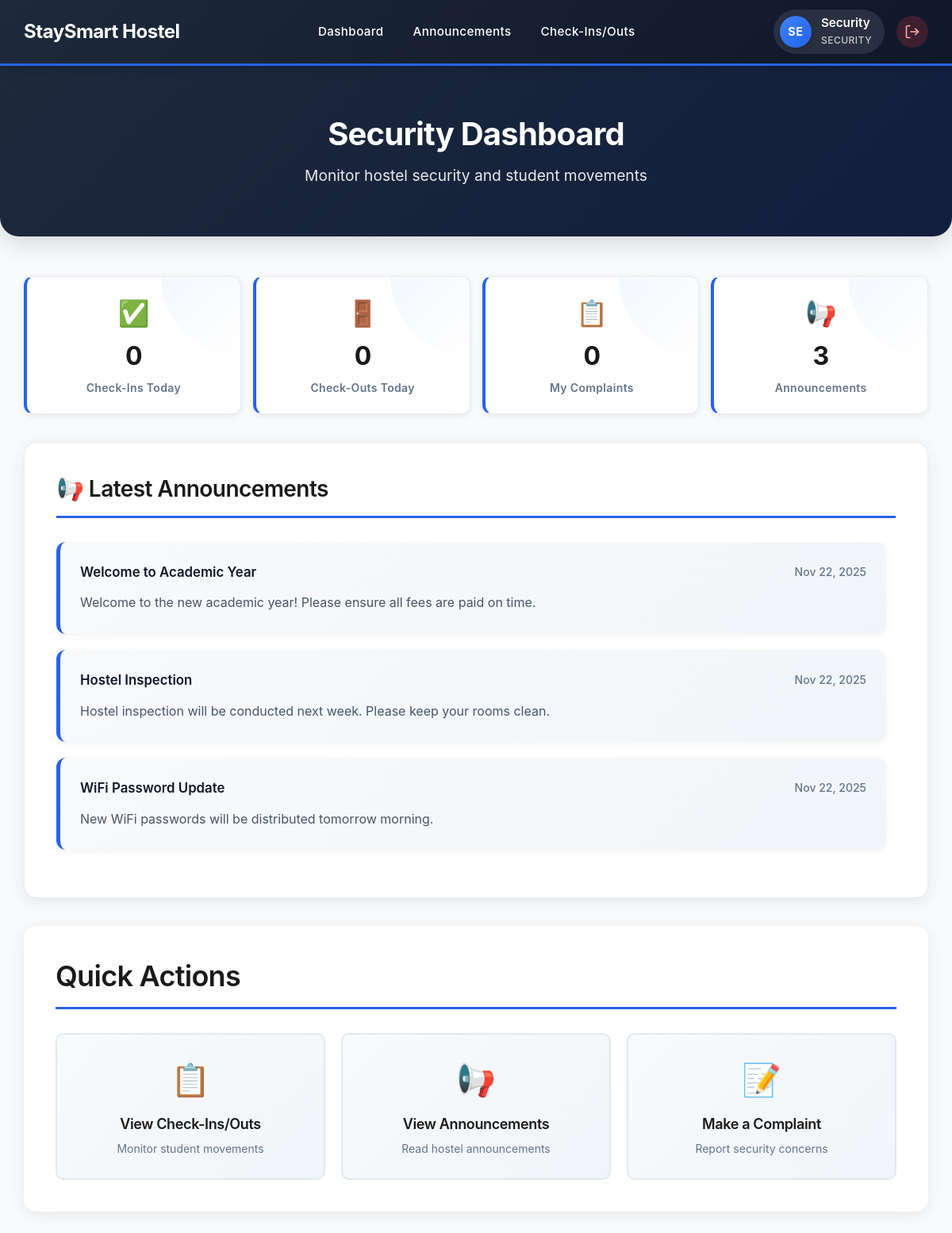
The page /security/dashboard.php (signed in) on the database its author committed.
### tables this page shows
CREATE TABLE `announcements` (
  `id` int(11) NOT NULL,
  `user_id` int(11) NOT NULL,
  `title` varchar(200) NOT NULL,
  `message` text NOT NULL,
  `created_at` timestamp NOT NULL DEFAULT current_timestamp(),
  `updated_at` timestamp NULL DEFAULT NULL ON UPDATE current_timestamp()
);

### security/dashboard.php (the view, shortened to what this page needs)
<?php
include('../includes/db.php');
include('../includes/navbar.php');
$user_id = $_SESSION['user_id'];
$stats = [];
$stats['checkins_today'] = $conn->query("SELECT COUNT(*) as count FROM checkins_checkouts WHERE DATE(created_at) = CURDATE() AND type = 'Check-In'")->fetch_assoc()['count'] ?? 0;
$stats['checkouts_today'] = $conn->query("SELECT COUNT(*) as count FROM checkins_checkouts WHERE DATE(created_at) = CURDATE() AND type = 'Check-Out'")->fetch_assoc()['count'] ?? 0;
$stats['my_complaints'] = $conn->query("SELECT COUNT(*) as count FROM complaints WHERE user_id = $user_id")->fetch_assoc()['count'] ?? 0;
$stats['total_announcements'] = $conn->query("SELECT COUNT(*) as count FROM announcements")->fetch_assoc()['count'] ?? 0;
$announcements = $conn->query("
    SELECT a.title, a.message, a.created_at, u.full_name
    FROM announcements a
    LEFT JOIN users u ON a.user_id = u.id
    ORDER BY a.created_at DESC
    LIMIT 5
");
?>
<!DOCTYPE html>
<html lang="en">
<head>
  <link rel="stylesheet" href="../assets/style.css">
</head>
<body>
<div class="container">
  <div class="dashboard-header">
    <h1>Security Dashboard</h1>
    <p>Monitor hostel security and student movements</p>
  </div>
  <div class="stats-grid">
    <div class="stat-card">
      <div class="stat-icon">✅</div>
      <h3><?php echo $stats['checkins_today']; ?></h3>
      <p>Check-Ins Today</p>
    </div>
    <div class="stat-card">
      <div class="stat-icon">🚪</div>
      <h3><?php echo $stats['checkouts_today']; ?></h3>
      <p>Check-Outs Today</p>
    </div>
    <div class="stat-card">
      <div class="stat-icon">📋</div>
      <h3><?php echo $stats['my_complaints']; ?></h3>
      <p>My Complaints</p>
    </div>
    <div class="stat-card">
      <div class="stat-icon">📢</div>
      <h3><?php echo $stats['total_announcements']; ?></h3>
      <p>Announcements</p>
    </div>
  </div>
  <div class="dashboard-section">
    <h2>📢 Latest Announcements</h2>
    <div class="announcements-container">
      <?php if($announcements && $announcements->num_rows > 0): ?>
        <?php while($row = $announcements->fetch_assoc()): ?>
          <div class="announcement-card">
            <div class="announcement-header">
              <strong><?php echo htmlspecialchars($row['title']); ?></strong>
              <span class="announcement-date">
                <?php echo date('M d, Y', strtotime($row['created_at'])); ?>
              </span>
            </div>
            <div class="announcement-content">
              <?php echo htmlspecialchars($row['message']); ?>
            </div>
          </div>
        <?php endwhile; ?>
      <?php else: ?>
        <div class="no-data">
          <p>No announcements available.</p>
        </div>
      <?php endif; ?>
    </div>
  </div>
  <div class="quick-actions">
    <h2>Quick Actions</h2>
    <div class="action-grid">
      <a href="checkins.php" class="action-card">
        <div class="action-icon">📋</div>
        <h3>View Check-Ins/Outs</h3>
        <p>Monitor student movements</p>
      </a>
      <a href="announcements.php" class="action-card">
        <div class="action-icon">📢</div>
        <h3>View Announcements</h3>
        <p>Read hostel announcements</p>
      </a>
      <a href="complaints.php" class="action-card">
        <div class="action-icon">📝</div>
        <h3>Make a Complaint</h3>
        <p>Report security concerns</p>
      </a>
    </div>
  </div>
</div>
</body>
</html>

### assets/style.css (style rules this page uses)
* { margin: 0; padding: 0; box-sizing: border-box; }
body { font-family: "Inter", "Segoe UI", -apple-system, BlinkMacSystemFont, sans-serif; line-height: 1.6; color: #1e293b; background: linear-gradient(135deg, #f8fafc 0%, #e2e8f0 100%); min-height: 100vh; }
.container { max-width: 1400px; margin: 0 auto; padding: 30px; }
h1, h2, h3, h4, h5, h6 { margin-bottom: 1rem; font-weight: 600; line-height: 1.3; color: #0f172a; letter-spacing: -0.02em; }
h1 { font-size: 2.75rem; font-weight: 700; }
h2 { font-size: 2.25rem; font-weight: 600; }
h3 { font-size: 1.875rem; }
p { margin-bottom: 1rem; line-height: 1.7; color: #475569; }
a { color: #2563eb; text-decoration: none; transition: all 0.2s ease; }
.page-header, .dashboard-header, .hero-section { text-align: center; padding: 60px 40px; background: linear-gradient(135deg, #1e293b 0%, #0f172a 100%); color: white; margin: -30px -30px 50px -30px; border-radius: 0 0 24px 24px; box-shadow: 0 8px 30px rgba(0, 0, 0, 0.15); position: relative; overflow: hidden; }
.page-header::before, .dashboard-header::before, .hero-section::before { content: ''; position: absolute; top: 0; left: 0; right: 0; bottom: 0; background: linear-gradient(135deg, transparent 0%, rgba(37, 99, 235, 0.1) 100%); pointer-events: none; }
.page-header h1, .page-header p, .dashboard-header h1, .dashboard-header p, .hero-section h1, .hero-section p { position: relative; z-index: 1; color: white; margin-bottom: 0.5rem; }
.stats-grid, .stats-container { display: grid; grid-template-columns: repeat(auto-fit, minmax(220px, 1fr)); gap: 1.5rem; margin-bottom: 3rem; }
.stat-card { background: white; padding: 2rem 1.5rem; border-radius: 16px; text-align: center; box-shadow: 0 4px 20px rgba(0, 0, 0, 0.08); border: 1px solid rgba(226, 232, 240, 0.8); border-left: 5px solid #2563eb; transition: all 0.3s ease; position: relative; overflow: hidden; }
.stat-card::before { content: ''; position: absolute; top: 0; right: 0; width: 100px; height: 100px; background: linear-gradient(135deg, rgba(37, 99, 235, 0.05) 0%, transparent 100%); border-radius: 0 0 0 100%; }
.stat-icon { font-size: 2.5rem; margin-bottom: 1rem; }
.stat-card h3 { font-size: 2.75rem; margin: 0.5rem 0; color: #0f172a; font-weight: 700; }
.stat-card p { margin: 0; color: #64748b; font-weight: 600; font-size: 1rem; letter-spacing: 0.025em; }
.dashboard-section, .form-section, .activity-section, .rooms-section, .change-request-section, .requests-section { background: white; padding: 2.5rem; margin-bottom: 2rem; border-radius: 16px; box-shadow: 0 4px 20px rgba(0, 0, 0, 0.08); border: 1px solid rgba(226, 232, 240, 0.8); }
.dashboard-section h2, .form-section h2, .activity-section h3, .rooms-section h2, .change-request-section h2, .requests-section h2 { margin-top: 0; color: #0f172a; border-bottom: 3px solid #2563eb; padding-bottom: 1rem; font-size: 1.75rem; margin-bottom: 1.75rem; }
.announcement-card, .complaint-card, .activity-card, .request-card { background: linear-gradient(135deg, #f8fafc 0%, #f1f5f9 100%); padding: 1.5rem; margin-bottom: 1.25rem; border-radius: 12px; border-left: 5px solid #2563eb; box-shadow: 0 2px 10px rgba(0, 0, 0, 0.05); transition: all 0.3s ease; }
.announcement-header, .complaint-header, .activity-header, .request-header { display: flex; justify-content: space-between; align-items: center; margin-bottom: 1rem; flex-wrap: wrap; gap: 0.75rem; }
.announcement-header strong, .activity-header strong { color: #0f172a; font-size: 1.05rem; font-weight: 600; }
.announcement-date, .complaint-date, .activity-meta small, .request-meta small { color: #64748b; font-size: 0.875rem; font-weight: 500; }
.announcement-content, .complaint-content, .activity-details, .request-content { color: #475569; line-height: 1.7; font-size: 1rem; }
.announcements-container, .activity-list { max-height: 500px; overflow-y: auto; padding-right: 0.75rem; }

### rows shown on the page
announcements: title "Welcome to Academic Year", created_at "Nov 22, 2025", message "Welcome to the new academic year! Please ensure all fees are paid on time."
announcements: title "Hostel Inspection", created_at "Nov 22, 2025", message "Hostel inspection will be conducted next week. Please keep your rooms clean."
announcements: title "WiFi Password Update", created_at "Nov 22, 2025", message "New WiFi passwords will be distributed tomorrow morning."

### other values the page prints
$initials "SE"
$full_name "Security"
$role "SECURITY"
$stats['checkins_today'] "0"
$stats['checkouts_today'] "0"
$stats['my_complaints'] "0"
$stats['total_announcements'] "3"
